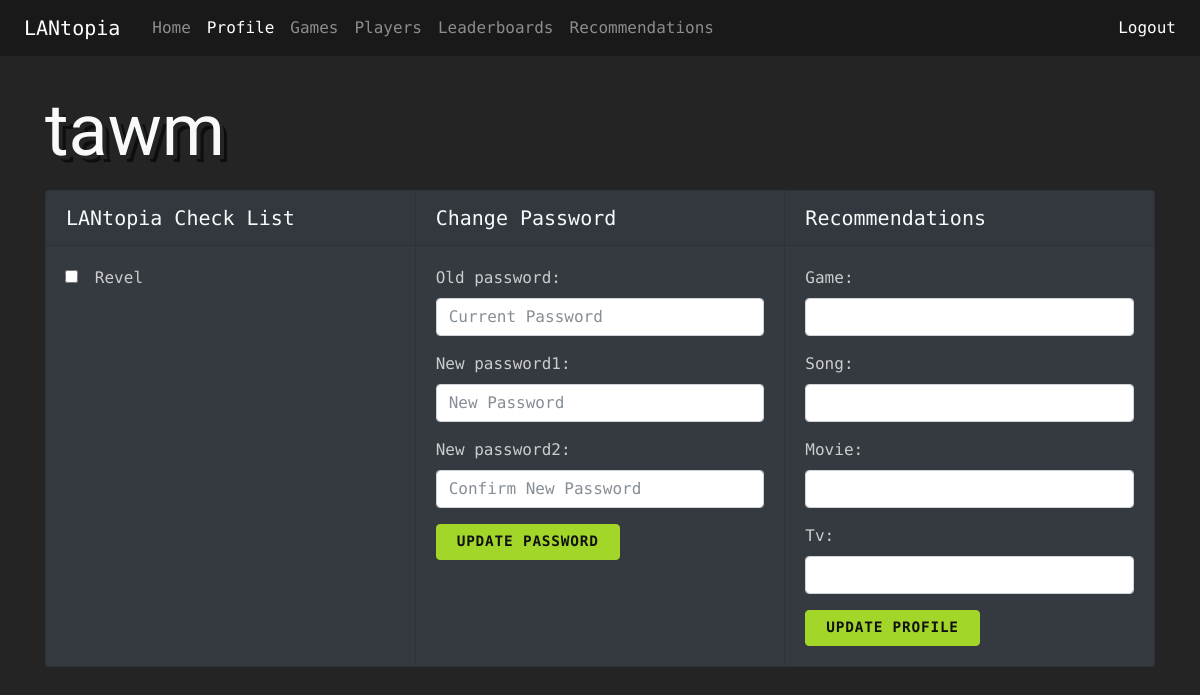
/profile/ (signed in), run on an earlier commit of the app's database.
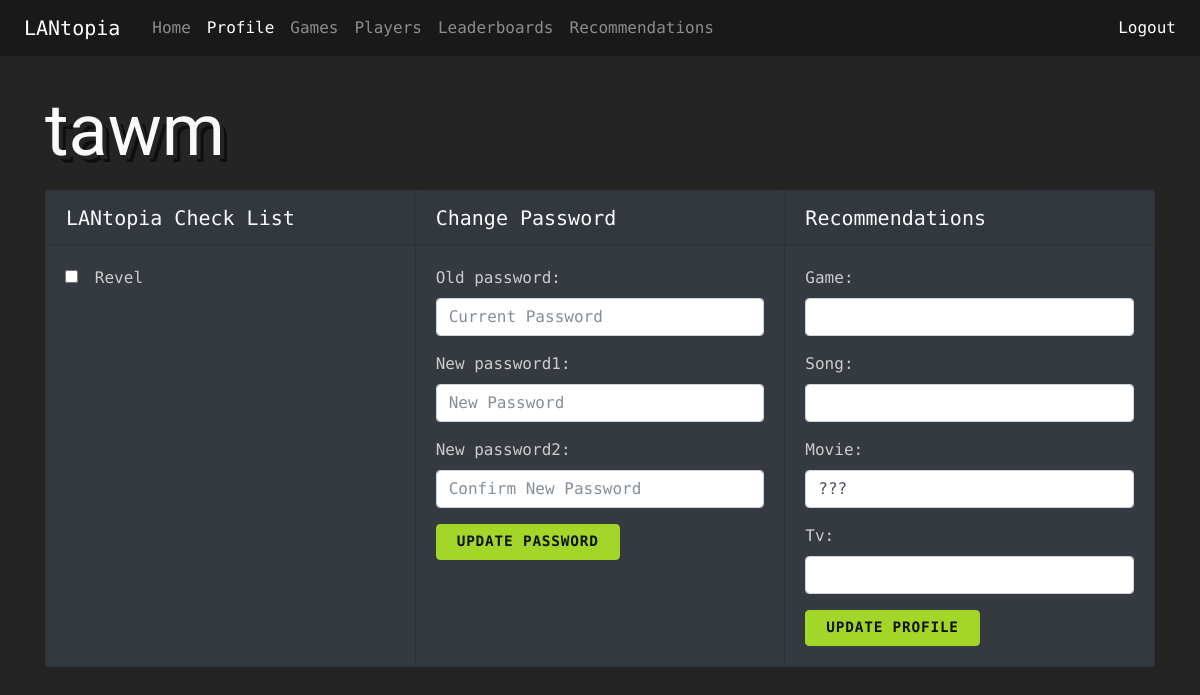
And on a later commit of the database.
### core/models.py (models this page shows)
class Todo(models.Model):
    user = models.OneToOneField(User, on_delete=models.CASCADE, null=True)
    sayHi = models.BooleanField(default=False)
    getGames = models.BooleanField(default=False)
    checkDrinks = models.BooleanField(default=False)
    makePicks = models.BooleanField(default=False)
    doRevel = models.BooleanField(default=False)

class Profile(models.Model):
    user = models.OneToOneField(User, on_delete=models.CASCADE)
    game = models.CharField(max_length=75, blank=True)
    song = models.CharField(max_length=75, blank=True)
    movie = models.CharField(max_length=75, blank=True)
    tv = models.CharField(max_length=75, blank=True)
    caps = models.IntegerField(default=0)

### core/views.py (the view, shortened to what this page needs)
# urls.py: url(r'^profile/', include('core.urls')),
@login_required
def profile(request):
    if request.method == "POST" and 'profileUpdateButton' in request.POST:
        profile_form = ProfileForm(request.POST,  instance=request.user.profile)
        password_form = CustomPasswordChangeForm(request.user)
        todo_form = TodoForm(instance=request.user.todo)
        if profile_form.is_valid():
            profile_form.save()
    elif request.method == "POST":
        todo_form = TodoForm(request.POST,  instance=request.user.todo)
        password_form = CustomPasswordChangeForm(request.user)
        profile_form = ProfileForm(instance=request.user.profile)
        if todo_form.is_valid():
            todo_form.save()
    else:
        password_form = CustomPasswordChangeForm(request.user)
        profile_form = ProfileForm(instance=request.user.profile)
        todo_form = TodoForm(instance=request.user.todo)
    todo_count = 0
    checklist_done = False
    for z in todo_form:
        if z.value == False:
            todo_count += 1
    if request.method =="POST":
        return HttpResponseRedirect('/profile', {
            'password_form': password_form,
            'profile_form': profile_form,
            'todo_form': todo_form,
            'checklist_done': checklist_done,
            'todo_count': todo_count
        })
    else:
        return render(request, 'core/profile.html', {
            'password_form': password_form,
            'profile_form': profile_form,
            'todo_form': todo_form,
            'checklist_done': checklist_done,
            'todo_count': todo_count
        })

### lantopia/forms.py
class CustomPasswordChangeForm(PasswordChangeForm):
    old_password = forms.CharField(widget=PasswordInput(attrs={'class':'loginInput form-control','placeholder':'Current Password'}))
    new_password1 = forms.CharField(widget=PasswordInput(attrs={'class':'loginInput form-control','placeholder':'New Password'}))
    new_password2 = forms.CharField(widget=PasswordInput(attrs={'class':'loginInput form-control','placeholder':'Confirm New Password'}))

### core/forms.py
class ProfileForm(forms.ModelForm):
    class Meta:
        model = Profile
        fields = ('game', 'song', 'movie', 'tv')
        widgets = {
            'game': forms.TextInput(attrs={'class':'form-control'}),
            'song': forms.TextInput(attrs={'class':'form-control'}),
            'movie': forms.TextInput(attrs={'class':'form-control'}),
            'tv': forms.TextInput(attrs={'class':'form-control'}),
        }

### templates/core/profile.html (shortened to what this page needs)
{% extends 'core/base.html' %}
{% block content %}
<div class="row">
  <div class="col profile-heading">
    <h1 class="display-3 sickshadow-black">{{ user.username }}</h1>
  </div>
</div>
<div class="card-group">
  {% if checklist_done == False %}
  <div class="card bg-dark">
    <div class="card-header">
      LANtopia Check List
</div>
    <div class="card-body">
    <form method="POST">{% csrf_token %}
      {%for z in todo_form %}
        {% if z.value == False %}
          <div class="form-group">
            <label class='toDoItem form-check-label'>{{ z }}&emsp;{{ z.label }}</label>
          </div>
        {% else %}
          <p style="display:none;">{{ z }}</p>
        {% endif %}
      {% endfor %}
    </form>
  </div>
  </div>
  {% endif %}
  <div class="card bg-dark">
    <div class="card-header">
      Change Password
      </div>
    <div class="card-body">
    <form method="POST">{% csrf_token %}
        {%for z in password_form %}
            <div class="form-group">
                {{ z.label_tag }}
                {{ z }}
            </div>
        {% endfor %}
        <button class="passwordUpdateButton btn btn-primary" name="passwordUpdateButton" type="submit">Update Password</button>
    </form>
  </div>
  </div>
  <div class="card bg-dark">
    <div class="card-header">
      Recommendations
    </div>
    <div class="card-body">
      <form method="POST">{% csrf_token %}
          {%for z in profile_form %}
              <div class="form-group">{{ z.label_tag }}{{ z }}</div>
          {% endfor %}
          <button class="loginButton btn btn-primary" name="profileUpdateButton" type="submit">Update Profile</button>
      </form>
    </div>
  </div>
</div>
{% endblock %}

### templates/core/base.html (shortened to what this page needs)
<!doctype html>
{% load static %}
<link rel="stylesheet" href="{% static 'core/black-tie/css/black-tie.min.css' %}">
<link rel="stylesheet" type="text/css" href="{% static 'core/bootstrap.css' %}" />
<link rel="stylesheet" type="text/css" href="{% static 'core/style.css' %}" />
<nav class="navbar navbar-expand-lg navbar-dark ">
  <a class="navbar-brand" href="#">LANtopia</a>
  	<div class="collapse navbar-collapse" id="navbarSupportedContent">
    <ul class="navbar-nav mr-auto">
      <li class="nav-item">
        <a class="nav-link {% if request.path == '/home/' %} active {% endif %}" href="/home">Home</a>
      </li>
      <li class="nav-item">
        <a class="nav-link {% if request.path == '/profile/' %} active {% endif %}" href="/profile">Profile</a>
      </li>
      <li class="nav-item">
        <a class="nav-link {% if request.path == '/games/' %} active {% endif %}" href="/games">Games</a>
      </li>
      <li class="nav-item">
        <a class="nav-link {% if request.path == '/players/' %} active {% endif %}" href="/players">Players</a>
      </li>
      <li class="nav-item">
        <a class="nav-link {% if request.path == '/scores/' or request.path == '/scores/caps/' or request.path ==  '/scores/crypts/' %} active {% endif %}" href="/scores">Leaderboards</a>
      </li>
      <li class="nav-item">
        <a class="nav-link " href="/picks">Recommendations</a>
      </li>
     </ul>
     <span class="navbar-text"><a href="/logout">Logout</a></span>
    </div>
 </nav>
<div class="container">
{% block content %}
{% endblock %}
</div>

What changed in the data, as far as the page shows it:
changed Profile: movie (not shown) → "???"
